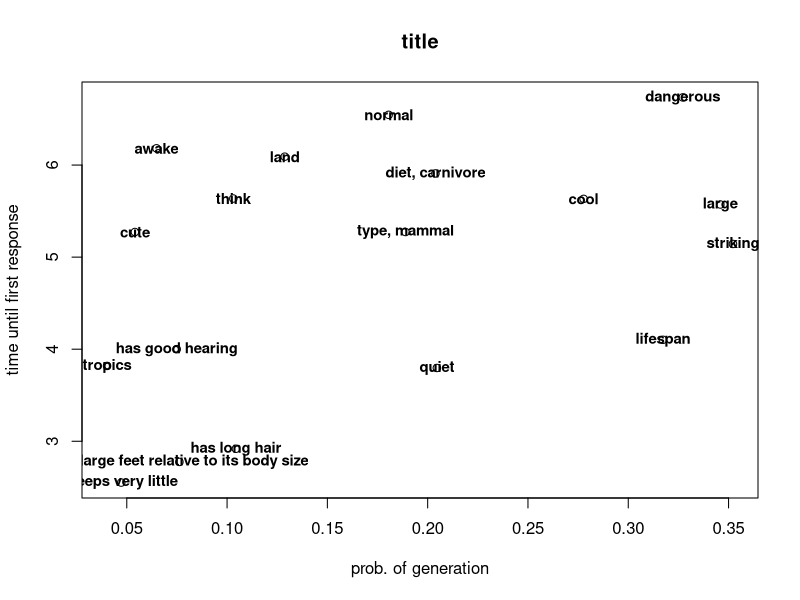

Reproduce this figure in R.
#genCorr = abs(c(0.3443250488940599, 0.2786921485840363, 0.35164786386252667, 0.3241003513545623, 0.31874309221991487, 0.07622946411113914, -0.20459332100398267, 0.07487908633416952, 0.10441947183906619, -0.04724035442610212))
genCorr = abs(c(0.3458998251843229, 0.2777483689929533, 0.3521983036172046, 0.3271850392200191, 0.317285976201681, 0.05406309013621359, -0.18053805054990885, 0.12875489519410027, 0.10311812598072409, 0.06481348622086591, 0.18894731849701007, 0.04016115026339956, 0.2038779167838987, 0.07622946411113914, -0.20459332100398267, 0.07487908633416952, 0.10441947183906619, -0.04724035442610212))
#numRes = c(5.571428571428571, 5.63265306122449, 5.142857142857143, 6.73469387755102, 4.142857142857143, 2.7755102040816326, 3.816326530612245, 4.020408163265306, 2.9183673469387754, 2.5510204081632653)
numRes = c(5.571428571428571, 5.63265306122449, 5.142857142857143, 6.73469387755102, 4.1020408163265305, 5.2727272727272725, 6.545454545454546, 6.090909090909091, 5.636363636363637, 6.181818181818182, 5.2727272727272725, 3.8181818181818183, 5.909090909090909, 2.7755102040816326, 3.795918367346939, 4.0, 2.9183673469387754, 2.5510204081632653)
#times = c(4408.787346945724, 6128.721458339775, 5207.292765962103, 4200.7506250066335, 5996.819081644641, 10723.857000015494, 8467.855714281659, 6131.964687488374, 7064.32177083338, 10041.772727283682)
times = c(4408.787346945724, 6128.721458339775, 5207.292765962103, 4200.7506250066335, 5996.819081644641, 6461.031363638965, 5923.964090948924, 5459.447272712534, 6335.598636389625, 6339.824545469643, 5161.500000013208, 7936.996818190271, 4367.325000029057, 10723.857000015494, 8467.855714281659, 6131.964687488374, 7064.32177083338, 10041.772727283682)
#labelNames = c('large', 'cool', 'striking', 'dangerous', 'lifespan', 'has large feet relative to its body size', 'quiet', 'has good hearing', 'has long hair', 'sleeps very little')
labelNames = c('large', 'cool', 'striking', 'dangerous', 'lifespan', 'cute', 'normal', 'land', 'think', 'awake', 'type, mammal', 'tropics', 'diet, carnivore', 'has large feet relative to its body size', 'quiet', 'has good hearing', 'has long hair', 'sleeps very little')
plot(genCorr, numRes, main = "title",
     xlab = "prob. of generation", ylab = "time until first response")
text(genCorr, numRes, labels=labelNames, cex=0.9, font=2)
